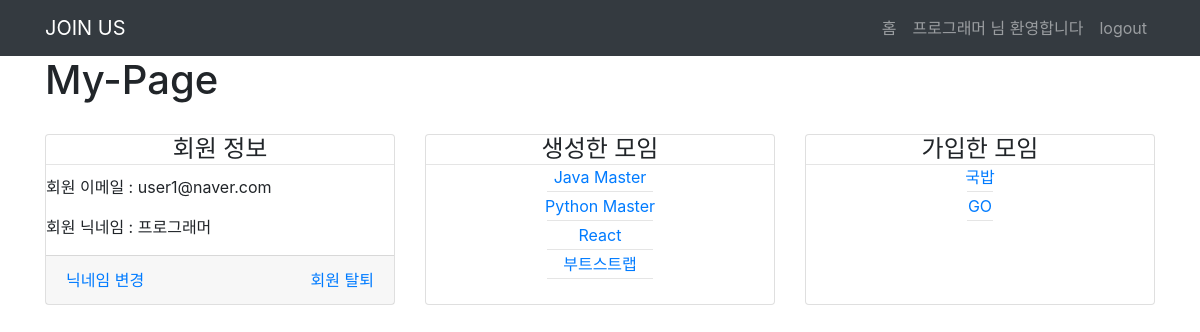
Page /member/memberPage/ (signed in) on the committed database.
### member_app/models.py (models this page shows)
class User(models.Model):
    u_id = models.AutoField(primary_key=True)
    user_email = models.CharField(
        max_length=64, verbose_name='사용자 이메일', unique=True)
    user_nickname = models.CharField(
        max_length=64, verbose_name='사용자 닉네임', unique=True)
    user_pw = models.CharField(max_length=64, verbose_name='비밀번호')
    registered_dttm = models.DateTimeField(
        auto_now_add=True, verbose_name='등록시간')

### noticeboard_app/models.py (models this page shows, shortened)
class Meetings(models.Model):
    m_id = models.AutoField(primary_key=True)
    m_category = models.CharField(max_length=225, verbose_name='카테고리')
    m_name = models.CharField(
        max_length=225, verbose_name='모임 이름', unique=True)
    m_content = models.CharField(max_length=225, verbose_name='소제목')
    m_body = models.TextField(verbose_name='상세내용')
    m_manager_id = models.IntegerField(verbose_name='모임 생성 자 id')
    m_url = models.CharField(max_length=225, verbose_name='카카오 오픈 채팅 주소')
    m_create_date = models.DateTimeField(
        auto_now_add=True, verbose_name='등록시간')
    m_image = models.ImageField(
        upload_to='images/', blank=True, null=False, verbose_name='이미지파일')

### member_app/views.py (the view)
# urls.py: path('memberPage/', views.memberPage, name="memberPage"),
def memberPage(request):
    if request.session.get('user_id'):
        res_data = {}
        user_id = request.session.get('user_id')
        user_data = User.objects.get(u_id=user_id)
        res_data['user_data'] = user_data
        meeting = apps.get_model(
            app_label='noticeboard_app', model_name='Meetings')
        createMeet = meeting.objects.filter(m_manager_id=user_id)
        res_data['createMeet'] = createMeet
        joinus = apps.get_model(app_label='joinus_app', model_name='Joinus')
        userjoin = joinus.objects.filter(u_id=user_id)
        meetname = []
        for m in userjoin:
            name = meeting.objects.get(m_id=m.m_id)
            meetname.append(name)
        res_data['userjoin'] = meetname
        return render(request, 'member_app/memberPage.html', res_data)
    else:
        return HttpResponseRedirect(reverse('signinPage'))

### member_app/templates/member_app/memberPage.html (shortened to what this page needs)
{%extends "base.html" %}
{%block content%}
{% load static %}
<div class="container">
  <h1>My-Page</h1>
  <div class="row" style="margin-top: 30px;">
    <div class="col-lg-4 col-md-6 mb-4">
      <div class="card h-100">
        <h4 class="card-title" style="margin: auto;">회원 정보</h4>
        <hr style="margin: 0;" />
        <div class="card-body" style="padding: 0; margin-top: 10px;">
          <p>회원 이메일 : {{user_data.user_email}}</p>
          <p id='user-nickname'> 회원 닉네임 : {{user_data.user_nickname}}</p>
        </div>
        <div class="card-footer">
          <a href="#" style="float:left;" onclick="changeNickname()">닉네임 변경 </a>
          <a href="#" style="float: right;" onclick="deleteUser()">회원 탈퇴</a>
        </div>
      </div>
    </div>
    <div class="col-lg-4 col-md-6 mb-4">
      <div class="card h-100">
        <h4 class="card-title" style="margin: auto;">생성한 모임</h4>
        <hr style="margin: 0;" />
        <div class="card-body" style="padding: 0; margin:auto;">
          {%for m in createMeet%}
          <p style="text-align: center; margin-bottom: 0px;">
            <a href="/notice/getMeet?category={{m.m_category}}&id={{m.m_id}}">
              {{m.m_name}}
            </a>
          </p>
          <hr style="margin: 2px;" />
          {%endfor%}
        </div>
      </div>
    </div>
    <div class="col-lg-4 col-md-6 mb-4">
      <div class="card h-100">
        <h4 class="card-title" style="margin: auto;">가입한 모임</h4>
        <hr style="margin: 0;" />
        <div class="card-body" style="padding: 0; margin:auto; ">
          {%for m in userjoin%}
          <p style="text-align: center;margin-bottom: 0px;">
            <a href="/notice/getMeet?category={{m.m_category}}&id={{m.m_id}}">
              {{m.m_name}}
            </a>
          </p>
          <hr style="margin: 2px;" />
          {%endfor%}
        </div>
      </div>
    </div>
  </div>
</div>
{%endblock content%}

### templates/base.html (shortened to what this page needs)
{% load static %}
<!DOCTYPE html>
<html lang="en">
<head>
  <link href="{%static 'vendor/bootstrap/css/bootstrap.min.css'%}" rel="stylesheet">
  <link href="{%static 'css/shop-homepage.css'%}" rel="stylesheet">
</head>
<body>
  <nav class="navbar navbar-expand-lg navbar-dark bg-dark fixed-top">
    <div class="container">
      <a class="navbar-brand" href="/">JOIN US</a>
      <div class="collapse navbar-collapse" id="navbarResponsive">
        <ul class="navbar-nav ml-auto">
          <li class="nav-item">
            <a class="nav-link" href="/">홈</a>
          </li>
          {%if request.session.user%}
          <li class="nav-item">
            <a class="nav-link" href="{%url 'memberPage' %}">
              {{request.session.user}} 님 환영합니다
            </a>
          </li>
          <li class="nav-item">
            <a class="nav-link" href="/logout">logout</a>
          </li>
          {%endif%}
        </ul>
      </div>
    </div>
  </nav>
  {%block content %}
  {%endblock content %}
</body>
</html>

### static/css/shop-homepage.css (style rules this page uses)
body { padding-top: 56px; }

### rows in the picture
User: session.user "프로그래머", user_email "user1@naver.com", user_nickname "프로그래머"
Meetings: m_name "Java Master"
Meetings: m_name "Python Master"
Meetings: m_name "React"
Meetings: m_name "부트스트랩"
Meetings: m_name "국밥"
Meetings: m_name "GO"
